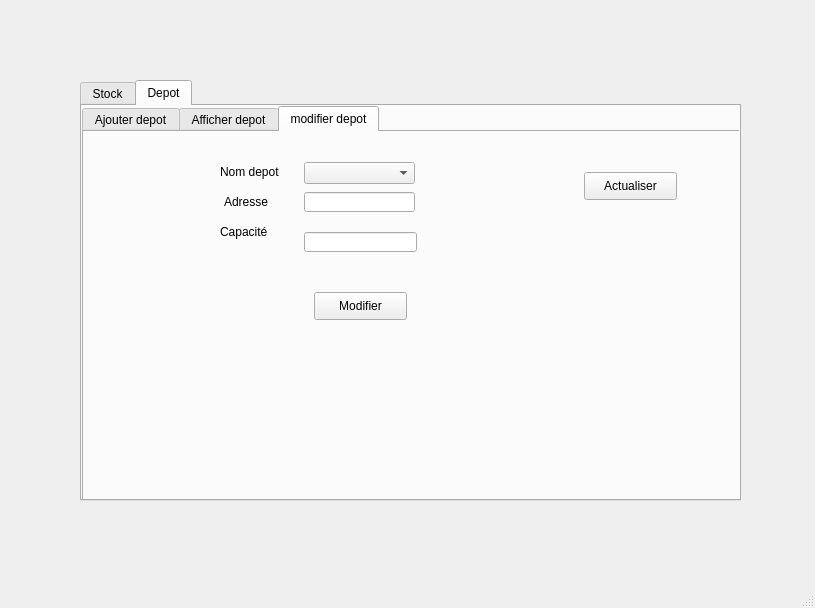
<?xml version="1.0" encoding="UTF-8"?>
<ui version="4.0">
 <class>zeinebwindow</class>
 <widget class="QMainWindow" name="zeinebwindow">
  <property name="geometry">
   <rect>
    <x>0</x>
    <y>0</y>
    <width>815</width>
    <height>608</height>
   </rect>
  </property>
  <property name="windowTitle">
   <string>zeinebwindow</string>
  </property>
  <widget class="QWidget" name="centralwidget">
   <widget class="QTabWidget" name="tabWidget">
    <property name="geometry">
     <rect>
      <x>80</x>
      <y>80</y>
      <width>661</width>
      <height>421</height>
     </rect>
    </property>
    <property name="whatsThis">
     <string>&lt;html&gt;&lt;head/&gt;&lt;body&gt;&lt;p&gt;Stock&lt;/p&gt;&lt;p&gt;&lt;br/&gt;&lt;/p&gt;&lt;/body&gt;&lt;/html&gt;</string>
    </property>
    <property name="currentIndex">
     <number>1</number>
    </property>
    <widget class="QWidget" name="tab">
     <attribute name="title">
      <string>Stock</string>
     </attribute>
     <widget class="QTabWidget" name="tabWidget_2">
      <property name="geometry">
       <rect>
        <x>-4</x>
        <y>-1</y>
        <width>651</width>
        <height>411</height>
       </rect>
      </property>
      <property name="currentIndex">
       <number>1</number>
      </property>
      <widget class="QWidget" name="tab_3">
       <attribute name="title">
        <string>Ajouter produit</string>
       </attribute>
       <widget class="QLineEdit" name="lineEdit_nomp">
        <property name="geometry">
         <rect>
          <x>180</x>
          <y>20</y>
          <width>113</width>
          <height>20</height>
         </rect>
        </property>
       </widget>
       <widget class="QLineEdit" name="lineEdit_quantite">
        <property name="geometry">
         <rect>
          <x>180</x>
          <y>50</y>
          <width>113</width>
          <height>20</height>
         </rect>
        </property>
       </widget>
       <widget class="QLineEdit" name="lineEdit_referencep">
        <property name="geometry">
         <rect>
          <x>180</x>
          <y>80</y>
          <width>113</width>
          <height>20</height>
         </rect>
        </property>
       </widget>
       <widget class="QLineEdit" name="lineEdit_noms">
        <property name="geometry">
         <rect>
          <x>180</x>
          <y>110</y>
          <width>113</width>
          <height>20</height>
         </rect>
        </property>
       </widget>
       <widget class="QLineEdit" name="lineEdit_references">
        <property name="geometry">
         <rect>
          <x>180</x>
          <y>140</y>
          <width>113</width>
          <height>20</height>
         </rect>
        </property>
       </widget>
       <widget class="QLabel" name="label">
        <property name="geometry">
         <rect>
          <x>70</x>
          <y>20</y>
          <width>81</width>
          <height>16</height>
         </rect>
        </property>
        <property name="text">
         <string>Nom produit</string>
        </property>
       </widget>
       <widget class="QLabel" name="label_2">
        <property name="geometry">
         <rect>
          <x>70</x>
          <y>50</y>
          <width>47</width>
          <height>13</height>
         </rect>
        </property>
        <property name="text">
         <string>Quantité</string>
        </property>
       </widget>
       <widget class="QLabel" name="label_3">
        <property name="geometry">
         <rect>
          <x>70</x>
          <y>76</y>
          <width>91</width>
          <height>20</height>
         </rect>
        </property>
        <property name="text">
         <string>Reference produit</string>
        </property>
       </widget>
       <widget class="QLabel" name="label_4">
        <property name="geometry">
         <rect>
          <x>70</x>
          <y>110</y>
          <width>81</width>
          <height>16</height>
         </rect>
        </property>
        <property name="text">
         <string>Nom stock</string>
        </property>
       </widget>
       <widget class="QLabel" name="label_5">
        <property name="geometry">
         <rect>
          <x>70</x>
          <y>140</y>
          <width>81</width>
          <height>16</height>
         </rect>
        </property>
        <property name="text">
         <string>Reference stock</string>
        </property>
       </widget>
       <widget class="QPushButton" name="pushButton_ajouter">
        <property name="geometry">
         <rect>
          <x>260</x>
          <y>170</y>
          <width>75</width>
          <height>23</height>
         </rect>
        </property>
        <property name="text">
         <string>Ajouter</string>
        </property>
       </widget>
      </widget>
      <widget class="QWidget" name="tab_4">
       <attribute name="title">
        <string>Afficher stock</string>
       </attribute>
       <widget class="QPushButton" name="pushButton">
        <property name="geometry">
         <rect>
          <x>540</x>
          <y>60</y>
          <width>71</width>
          <height>23</height>
         </rect>
        </property>
        <property name="text">
         <string>Supprimer</string>
        </property>
       </widget>
       <widget class="QPushButton" name="pushButton_2">
        <property name="geometry">
         <rect>
          <x>540</x>
          <y>100</y>
          <width>75</width>
          <height>23</height>
         </rect>
        </property>
        <property name="text">
         <string>Actualiser</string>
        </property>
       </widget>
       <widget class="QRadioButton" name="radioButton">
        <property name="geometry">
         <rect>
          <x>520</x>
          <y>190</y>
          <width>111</width>
          <height>17</height>
         </rect>
        </property>
        <property name="text">
         <string>Tri par nom</string>
        </property>
       </widget>
       <widget class="QRadioButton" name="radioButton_2">
        <property name="geometry">
         <rect>
          <x>520</x>
          <y>220</y>
          <width>131</width>
          <height>20</height>
         </rect>
        </property>
        <property name="text">
         <string>Tri par reference</string>
        </property>
       </widget>
       <widget class="QPushButton" name="pushButton_recherche">
        <property name="geometry">
         <rect>
          <x>30</x>
          <y>330</y>
          <width>75</width>
          <height>23</height>
         </rect>
        </property>
        <property name="text">
         <string>Rechercher</string>
        </property>
       </widget>
       <widget class="QLineEdit" name="lineEdit_recherche">
        <property name="geometry">
         <rect>
          <x>120</x>
          <y>330</y>
          <width>291</width>
          <height>20</height>
         </rect>
        </property>
       </widget>
       <widget class="QPushButton" name="pushButton_3">
        <property name="geometry">
         <rect>
          <x>540</x>
          <y>140</y>
          <width>75</width>
          <height>23</height>
         </rect>
        </property>
        <property name="text">
         <string>PDF</string>
        </property>
       </widget>
       <widget class="QComboBox" name="comboBox_2">
        <property name="geometry">
         <rect>
          <x>540</x>
          <y>20</y>
          <width>69</width>
          <height>22</height>
         </rect>
        </property>
        <property name="currentText">
         <string/>
        </property>
       </widget>
       <widget class="QPushButton" name="pushButton_4">
        <property name="geometry">
         <rect>
          <x>540</x>
          <y>250</y>
          <width>75</width>
          <height>23</height>
         </rect>
        </property>
        <property name="text">
         <string>Trier</string>
        </property>
       </widget>
       <widget class="QTableView" name="tableView">
        <property name="geometry">
         <rect>
          <x>0</x>
          <y>0</y>
          <width>521</width>
          <height>311</height>
         </rect>
        </property>
       </widget>
      </widget>
      <widget class="QWidget" name="tab_7">
       <attribute name="title">
        <string>Modifier Stock</string>
       </attribute>
       <widget class="QPushButton" name="pushButton_modifier">
        <property name="geometry">
         <rect>
          <x>250</x>
          <y>270</y>
          <width>101</width>
          <height>31</height>
         </rect>
        </property>
        <property name="text">
         <string>Modifier</string>
        </property>
       </widget>
       <widget class="QComboBox" name="comboBox_3">
        <property name="geometry">
         <rect>
          <x>250</x>
          <y>30</y>
          <width>69</width>
          <height>22</height>
         </rect>
        </property>
        <property name="currentText">
         <string/>
        </property>
       </widget>
       <widget class="QLineEdit" name="lineEdit_nomp_2">
        <property name="geometry">
         <rect>
          <x>270</x>
          <y>100</y>
          <width>113</width>
          <height>20</height>
         </rect>
        </property>
       </widget>
       <widget class="QLineEdit" name="lineEdit_quantite_2">
        <property name="geometry">
         <rect>
          <x>270</x>
          <y>130</y>
          <width>113</width>
          <height>20</height>
         </rect>
        </property>
       </widget>
       <widget class="QLabel" name="label_9">
        <property name="geometry">
         <rect>
          <x>130</x>
          <y>100</y>
          <width>111</width>
          <height>20</height>
         </rect>
        </property>
        <property name="text">
         <string>nouvelle quantite</string>
        </property>
       </widget>
       <widget class="QLabel" name="label_10">
        <property name="geometry">
         <rect>
          <x>106</x>
          <y>130</y>
          <width>141</width>
          <height>20</height>
         </rect>
        </property>
        <property name="text">
         <string>nouvelle referencep</string>
        </property>
       </widget>
       <widget class="QLabel" name="label_11">
        <property name="geometry">
         <rect>
          <x>160</x>
          <y>30</y>
          <width>81</width>
          <height>16</height>
         </rect>
        </property>
        <property name="text">
         <string>Nom produit</string>
        </property>
       </widget>
       <widget class="QPushButton" name="pushButton_5">
        <property name="geometry">
         <rect>
          <x>480</x>
          <y>40</y>
          <width>93</width>
          <height>28</height>
         </rect>
        </property>
        <property name="text">
         <string>Refresh</string>
        </property>
       </widget>
       <widget class="QLabel" name="label_12">
        <property name="geometry">
         <rect>
          <x>120</x>
          <y>160</y>
          <width>141</width>
          <height>20</height>
         </rect>
        </property>
        <property name="text">
         <string>nouvelle nm du stock</string>
        </property>
       </widget>
       <widget class="QLabel" name="label_13">
        <property name="geometry">
         <rect>
          <x>110</x>
          <y>190</y>
          <width>141</width>
          <height>20</height>
         </rect>
        </property>
        <property name="text">
         <string>nouvelle references</string>
        </property>
       </widget>
       <widget class="QLineEdit" name="lineEdit_quantite_3">
        <property name="geometry">
         <rect>
          <x>270</x>
          <y>160</y>
          <width>113</width>
          <height>20</height>
         </rect>
        </property>
       </widget>
       <widget class="QLineEdit" name="lineEdit_quantite_4">
        <property name="geometry">
         <rect>
          <x>270</x>
          <y>200</y>
          <width>113</width>
          <height>20</height>
         </rect>
        </property>
       </widget>
      </widget>
     </widget>
    </widget>
    <widget class="QWidget" name="tab_2">
     <attribute name="title">
      <string>Depot</string>
     </attribute>
     <widget class="QTabWidget" name="tabWidget_3">
      <property name="geometry">
       <rect>
        <x>0</x>
        <y>0</y>
        <width>661</width>
        <height>401</height>
       </rect>
      </property>
      <property name="currentIndex">
       <number>2</number>
      </property>
      <widget class="QWidget" name="tab_5">
       <attribute name="title">
        <string>Ajouter depot</string>
       </attribute>
       <widget class="QLabel" name="label_6">
        <property name="geometry">
         <rect>
          <x>36</x>
          <y>20</y>
          <width>71</width>
          <height>20</height>
         </rect>
        </property>
        <property name="text">
         <string>Nom depot</string>
        </property>
       </widget>
       <widget class="QLabel" name="label_7">
        <property name="geometry">
         <rect>
          <x>50</x>
          <y>50</y>
          <width>51</width>
          <height>20</height>
         </rect>
        </property>
        <property name="text">
         <string>Adresse</string>
        </property>
       </widget>
       <widget class="QLabel" name="label_8">
        <property name="geometry">
         <rect>
          <x>46</x>
          <y>80</y>
          <width>51</width>
          <height>20</height>
         </rect>
        </property>
        <property name="text">
         <string>Capacité</string>
        </property>
       </widget>
       <widget class="QLineEdit" name="lineEdit_nomd">
        <property name="geometry">
         <rect>
          <x>150</x>
          <y>20</y>
          <width>113</width>
          <height>20</height>
         </rect>
        </property>
       </widget>
       <widget class="QLineEdit" name="lineEdit_adresse">
        <property name="geometry">
         <rect>
          <x>150</x>
          <y>50</y>
          <width>113</width>
          <height>20</height>
         </rect>
        </property>
       </widget>
       <widget class="QPushButton" name="pushButton_ajouterd">
        <property name="geometry">
         <rect>
          <x>180</x>
          <y>140</y>
          <width>75</width>
          <height>23</height>
         </rect>
        </property>
        <property name="text">
         <string>Ajouter</string>
        </property>
       </widget>
       <widget class="QLineEdit" name="lineEdit_adresse_3">
        <property name="geometry">
         <rect>
          <x>150</x>
          <y>83</y>
          <width>113</width>
          <height>20</height>
         </rect>
        </property>
       </widget>
      </widget>
      <widget class="QWidget" name="tab_6">
       <attribute name="title">
        <string>Afficher depot</string>
       </attribute>
       <widget class="QTableView" name="tableView_2">
        <property name="geometry">
         <rect>
          <x>30</x>
          <y>20</y>
          <width>471</width>
          <height>291</height>
         </rect>
        </property>
       </widget>
       <widget class="QPushButton" name="pushButton_supprimerd">
        <property name="geometry">
         <rect>
          <x>530</x>
          <y>60</y>
          <width>75</width>
          <height>23</height>
         </rect>
        </property>
        <property name="text">
         <string>Supprimer</string>
        </property>
       </widget>
       <widget class="QPushButton" name="pushButton_act">
        <property name="geometry">
         <rect>
          <x>530</x>
          <y>100</y>
          <width>75</width>
          <height>23</height>
         </rect>
        </property>
        <property name="text">
         <string>Actualiser</string>
        </property>
       </widget>
       <widget class="QPushButton" name="pushButton_11">
        <property name="geometry">
         <rect>
          <x>530</x>
          <y>260</y>
          <width>75</width>
          <height>23</height>
         </rect>
        </property>
        <property name="text">
         <string>Trier</string>
        </property>
       </widget>
       <widget class="QPushButton" name="pushButton_10">
        <property name="geometry">
         <rect>
          <x>530</x>
          <y>150</y>
          <width>75</width>
          <height>23</height>
         </rect>
        </property>
        <property name="text">
         <string>PDF</string>
        </property>
       </widget>
       <widget class="QPushButton" name="pushButton_recherche_4">
        <property name="geometry">
         <rect>
          <x>30</x>
          <y>320</y>
          <width>75</width>
          <height>23</height>
         </rect>
        </property>
        <property name="text">
         <string>Rechercher</string>
        </property>
       </widget>
       <widget class="QLineEdit" name="lineEdit_recherche_4">
        <property name="geometry">
         <rect>
          <x>120</x>
          <y>320</y>
          <width>291</width>
          <height>20</height>
         </rect>
        </property>
       </widget>
       <widget class="QComboBox" name="comboBox">
        <property name="geometry">
         <rect>
          <x>530</x>
          <y>30</y>
          <width>73</width>
          <height>22</height>
         </rect>
        </property>
       </widget>
      </widget>
      <widget class="QWidget" name="tab_8">
       <attribute name="title">
        <string>modifier depot</string>
       </attribute>
       <widget class="QComboBox" name="comboBox_4">
        <property name="geometry">
         <rect>
          <x>220</x>
          <y>30</y>
          <width>111</width>
          <height>22</height>
         </rect>
        </property>
       </widget>
       <widget class="QLabel" name="label_14">
        <property name="geometry">
         <rect>
          <x>136</x>
          <y>30</y>
          <width>81</width>
          <height>20</height>
         </rect>
        </property>
        <property name="text">
         <string>Nom depot</string>
        </property>
       </widget>
       <widget class="QLabel" name="label_15">
        <property name="geometry">
         <rect>
          <x>136</x>
          <y>90</y>
          <width>51</width>
          <height>20</height>
         </rect>
        </property>
        <property name="text">
         <string>Capacité</string>
        </property>
       </widget>
       <widget class="QLineEdit" name="lineEdit_adresse_2">
        <property name="geometry">
         <rect>
          <x>220</x>
          <y>60</y>
          <width>111</width>
          <height>20</height>
         </rect>
        </property>
       </widget>
       <widget class="QLabel" name="label_16">
        <property name="geometry">
         <rect>
          <x>140</x>
          <y>60</y>
          <width>51</width>
          <height>20</height>
         </rect>
        </property>
        <property name="text">
         <string>Adresse</string>
        </property>
       </widget>
       <widget class="QLineEdit" name="lineEdit_adresse_4">
        <property name="geometry">
         <rect>
          <x>220</x>
          <y>100</y>
          <width>113</width>
          <height>20</height>
         </rect>
        </property>
       </widget>
       <widget class="QPushButton" name="pushButton_12">
        <property name="geometry">
         <rect>
          <x>230</x>
          <y>160</y>
          <width>93</width>
          <height>28</height>
         </rect>
        </property>
        <property name="text">
         <string>Modifier</string>
        </property>
       </widget>
       <widget class="QPushButton" name="pushButton_13">
        <property name="geometry">
         <rect>
          <x>500</x>
          <y>40</y>
          <width>93</width>
          <height>28</height>
         </rect>
        </property>
        <property name="text">
         <string>Actualiser</string>
        </property>
       </widget>
      </widget>
     </widget>
     <widget class="QPushButton" name="pushButton_6">
      <property name="geometry">
       <rect>
        <x>830</x>
        <y>320</y>
        <width>75</width>
        <height>23</height>
       </rect>
      </property>
      <property name="text">
       <string>PDF</string>
      </property>
     </widget>
     <widget class="QPushButton" name="pushButton_recherche_2">
      <property name="geometry">
       <rect>
        <x>320</x>
        <y>510</y>
        <width>75</width>
        <height>23</height>
       </rect>
      </property>
      <property name="text">
       <string>Rechercher</string>
      </property>
     </widget>
     <widget class="QRadioButton" name="radioButton_3">
      <property name="geometry">
       <rect>
        <x>810</x>
        <y>400</y>
        <width>131</width>
        <height>20</height>
       </rect>
      </property>
      <property name="text">
       <string>Tri par reference</string>
      </property>
     </widget>
     <widget class="QPushButton" name="pushButton_7">
      <property name="geometry">
       <rect>
        <x>830</x>
        <y>430</y>
        <width>75</width>
        <height>23</height>
       </rect>
      </property>
      <property name="text">
       <string>Trier</string>
      </property>
     </widget>
     <widget class="QRadioButton" name="radioButton_4">
      <property name="geometry">
       <rect>
        <x>810</x>
        <y>370</y>
        <width>111</width>
        <height>17</height>
       </rect>
      </property>
      <property name="text">
       <string>Tri par nom</string>
      </property>
     </widget>
     <widget class="QComboBox" name="comboBox_5">
      <property name="geometry">
       <rect>
        <x>830</x>
        <y>200</y>
        <width>69</width>
        <height>22</height>
       </rect>
      </property>
      <property name="currentText">
       <string/>
      </property>
     </widget>
     <widget class="QLineEdit" name="lineEdit_recherche_2">
      <property name="geometry">
       <rect>
        <x>410</x>
        <y>510</y>
        <width>291</width>
        <height>20</height>
       </rect>
      </property>
     </widget>
    </widget>
   </widget>
   <widget class="QPushButton" name="pushButton_8">
    <property name="geometry">
     <rect>
      <x>1020</x>
      <y>660</y>
      <width>75</width>
      <height>23</height>
     </rect>
    </property>
    <property name="text">
     <string>PDF</string>
    </property>
   </widget>
   <widget class="QPushButton" name="pushButton_recherche_3">
    <property name="geometry">
     <rect>
      <x>510</x>
      <y>850</y>
      <width>75</width>
      <height>23</height>
     </rect>
    </property>
    <property name="text">
     <string>Rechercher</string>
    </property>
   </widget>
   <widget class="QRadioButton" name="radioButton_5">
    <property name="geometry">
     <rect>
      <x>1000</x>
      <y>740</y>
      <width>131</width>
      <height>20</height>
     </rect>
    </property>
    <property name="text">
     <string>Tri par reference</string>
    </property>
   </widget>
   <widget class="QPushButton" name="pushButton_9">
    <property name="geometry">
     <rect>
      <x>1020</x>
      <y>770</y>
      <width>75</width>
      <height>23</height>
     </rect>
    </property>
    <property name="text">
     <string>Trier</string>
    </property>
   </widget>
   <widget class="QRadioButton" name="radioButton_6">
    <property name="geometry">
     <rect>
      <x>1000</x>
      <y>710</y>
      <width>111</width>
      <height>17</height>
     </rect>
    </property>
    <property name="text">
     <string>Tri par nom</string>
    </property>
   </widget>
   <widget class="QComboBox" name="comboBox_6">
    <property name="geometry">
     <rect>
      <x>1020</x>
      <y>540</y>
      <width>69</width>
      <height>22</height>
     </rect>
    </property>
    <property name="currentText">
     <string/>
    </property>
   </widget>
   <widget class="QLineEdit" name="lineEdit_recherche_3">
    <property name="geometry">
     <rect>
      <x>600</x>
      <y>850</y>
      <width>291</width>
      <height>20</height>
     </rect>
    </property>
   </widget>
  </widget>
  <widget class="QMenuBar" name="menubar">
   <property name="geometry">
    <rect>
     <x>0</x>
     <y>0</y>
     <width>815</width>
     <height>26</height>
    </rect>
   </property>
  </widget>
  <widget class="QStatusBar" name="statusbar"/>
 </widget>
 <resources/>
 <connections/>
</ui>
